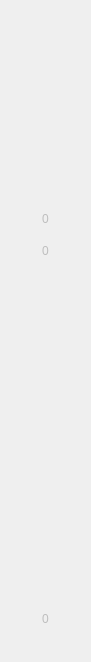
   <widget class="QWidget" name="gridLayoutWidget_7">
    <property name="geometry">
     <rect>
      <x>360</x>
      <y>40</y>
      <width>71</width>
      <height>601</height>
     </rect>
    </property>
    <layout class="QGridLayout" name="Dgrid">
     <property name="sizeConstraint">
      <enum>QLayout::SetDefaultConstraint</enum>
     </property>
     <property name="spacing">
      <number>0</number>
     </property>
     <item row="3" column="0">
      <widget class="QPushButton" name="D4">
       <property name="sizePolicy">
        <sizepolicy hsizetype="Fixed" vsizetype="Fixed">
         <horstretch>0</horstretch>
         <verstretch>0</verstretch>
        </sizepolicy>
       </property>
       <property name="minimumSize">
        <size>
         <width>69</width>
         <height>32</height>
        </size>
       </property>
       <property name="maximumSize">
        <size>
         <width>69</width>
         <height>32</height>
        </size>
       </property>
       <property name="text">
        <string> </string>
       </property>
       <property name="flat">
        <bool>true</bool>
       </property>
      </widget>
     </item>
     <item row="15" column="0">
      <widget class="QPushButton" name="D16">
       <property name="sizePolicy">
        <sizepolicy hsizetype="Fixed" vsizetype="Fixed">
         <horstretch>0</horstretch>
         <verstretch>0</verstretch>
        </sizepolicy>
       </property>
       <property name="minimumSize">
        <size>
         <width>69</width>
         <height>32</height>
        </size>
       </property>
       <property name="maximumSize">
        <size>
         <width>69</width>
         <height>32</height>
        </size>
       </property>
       <property name="text">
        <string> </string>
       </property>
       <property name="flat">
        <bool>true</bool>
       </property>
      </widget>
     </item>
     <item row="12" column="0">
      <widget class="QPushButton" name="D13">
       <property name="sizePolicy">
        <sizepolicy hsizetype="Fixed" vsizetype="Fixed">
         <horstretch>0</horstretch>
         <verstretch>0</verstretch>
        </sizepolicy>
       </property>
       <property name="minimumSize">
        <size>
         <width>69</width>
         <height>32</height>
        </size>
       </property>
       <property name="maximumSize">
        <size>
         <width>69</width>
         <height>32</height>
        </size>
       </property>
       <property name="text">
        <string> </string>
       </property>
       <property name="flat">
        <bool>true</bool>
       </property>
      </widget>
     </item>
     <item row="14" column="0">
      <widget class="QPushButton" name="D15">
       <property name="sizePolicy">
        <sizepolicy hsizetype="Fixed" vsizetype="Fixed">
         <horstretch>0</horstretch>
         <verstretch>0</verstretch>
        </sizepolicy>
       </property>
       <property name="minimumSize">
        <size>
         <width>69</width>
         <height>32</height>
        </size>
       </property>
       <property name="maximumSize">
        <size>
         <width>69</width>
         <height>32</height>
        </size>
       </property>
       <property name="text">
        <string> </string>
       </property>
       <property name="flat">
        <bool>true</bool>
       </property>
      </widget>
     </item>
     <item row="8" column="0">
      <widget class="QPushButton" name="D9">
       <property name="sizePolicy">
        <sizepolicy hsizetype="Fixed" vsizetype="Fixed">
         <horstretch>0</horstretch>
         <verstretch>0</verstretch>
        </sizepolicy>
       </property>
       <property name="minimumSize">
        <size>
         <width>69</width>
         <height>32</height>
        </size>
       </property>
       <property name="maximumSize">
        <size>
         <width>69</width>
         <height>32</height>
        </size>
       </property>
       <property name="text">
        <string> </string>
       </property>
       <property name="flat">
        <bool>true</bool>
       </property>
      </widget>
     </item>
     <item row="2" column="0">
      <widget class="QPushButton" name="D3">
       <property name="sizePolicy">
        <sizepolicy hsizetype="Fixed" vsizetype="Fixed">
         <horstretch>0</horstretch>
         <verstretch>0</verstretch>
        </sizepolicy>
       </property>
       <property name="minimumSize">
        <size>
         <width>69</width>
         <height>32</height>
        </size>
       </property>
       <property name="maximumSize">
        <size>
         <width>69</width>
         <height>32</height>
        </size>
       </property>
       <property name="text">
        <string> </string>
       </property>
       <property name="flat">
        <bool>true</bool>
       </property>
      </widget>
     </item>
     <item row="13" column="0">
      <widget class="QPushButton" name="D14">
       <property name="sizePolicy">
        <sizepolicy hsizetype="Fixed" vsizetype="Fixed">
         <horstretch>0</horstretch>
         <verstretch>0</verstretch>
        </sizepolicy>
       </property>
       <property name="minimumSize">
        <size>
         <width>69</width>
         <height>32</height>
        </size>
       </property>
       <property name="maximumSize">
        <size>
         <width>69</width>
         <height>32</height>
        </size>
       </property>
       <property name="text">
        <string> </string>
       </property>
       <property name="flat">
        <bool>true</bool>
       </property>
      </widget>
     </item>
     <item row="0" column="0">
      <widget class="QPushButton" name="D1">
       <property name="sizePolicy">
        <sizepolicy hsizetype="Fixed" vsizetype="Fixed">
         <horstretch>0</horstretch>
         <verstretch>0</verstretch>
        </sizepolicy>
       </property>
       <property name="minimumSize">
        <size>
         <width>69</width>
         <height>32</height>
        </size>
       </property>
       <property name="maximumSize">
        <size>
         <width>69</width>
         <height>32</height>
        </size>
       </property>
       <property name="text">
        <string> </string>
       </property>
       <property name="flat">
        <bool>true</bool>
       </property>
      </widget>
     </item>
     <item row="5" column="0">
      <widget class="QPushButton" name="D6">
       <property name="sizePolicy">
        <sizepolicy hsizetype="Fixed" vsizetype="Fixed">
         <horstretch>0</horstretch>
         <verstretch>0</verstretch>
        </sizepolicy>
       </property>
       <property name="minimumSize">
        <size>
         <width>69</width>
         <height>32</height>
        </size>
       </property>
       <property name="maximumSize">
        <size>
         <width>69</width>
         <height>32</height>
        </size>
       </property>
       <property name="text">
        <string> </string>
       </property>
       <property name="flat">
        <bool>true</bool>
       </property>
      </widget>
     </item>
     <item row="16" column="0">
      <widget class="QPushButton" name="D17">
       <property name="sizePolicy">
        <sizepolicy hsizetype="Fixed" vsizetype="Fixed">
         <horstretch>0</horstretch>
         <verstretch>0</verstretch>
        </sizepolicy>
       </property>
       <property name="minimumSize">
        <size>
         <width>69</width>
         <height>32</height>
        </size>
       </property>
       <property name="maximumSize">
        <size>
         <width>69</width>
         <height>32</height>
        </size>
       </property>
       <property name="text">
        <string> </string>
       </property>
       <property name="flat">
        <bool>true</bool>
       </property>
      </widget>
     </item>
     <item row="18" column="0" rowspan="2">
      <widget class="QPushButton" name="D19">
       <property name="enabled">
        <bool>false</bool>
       </property>
       <property name="sizePolicy">
        <sizepolicy hsizetype="Fixed" vsizetype="Fixed">
         <horstretch>0</horstretch>
         <verstretch>0</verstretch>
        </sizepolicy>
       </property>
       <property name="minimumSize">
        <size>
         <width>69</width>
         <height>64</height>
        </size>
       </property>
       <property name="maximumSize">
        <size>
         <width>69</width>
         <height>64</height>
        </size>
       </property>
       <property name="text">
        <string>0</string>
       </property>
       <property name="flat">
        <bool>true</bool>
       </property>
      </widget>
     </item>
     <item row="7" column="0">
      <widget class="QPushButton" name="D8">
       <property name="enabled">
        <bool>false</bool>
       </property>
       <property name="sizePolicy">
        <sizepolicy hsizetype="Fixed" vsizetype="Fixed">
         <horstretch>0</horstretch>
         <verstretch>0</verstretch>
        </sizepolicy>
       </property>
       <property name="minimumSize">
        <size>
         <width>69</width>
         <height>32</height>
        </size>
       </property>
       <property name="maximumSize">
        <size>
         <width>69</width>
         <height>32</height>
        </size>
       </property>
       <property name="text">
        <string>0</string>
       </property>
       <property name="flat">
        <bool>true</bool>
       </property>
      </widget>
     </item>
     <item row="9" column="0">
      <widget class="QPushButton" name="D10">
       <property name="sizePolicy">
        <sizepolicy hsizetype="Fixed" vsizetype="Fixed">
         <horstretch>0</horstretch>
         <verstretch>0</verstretch>
        </sizepolicy>
       </property>
       <property name="minimumSize">
        <size>
         <width>69</width>
         <height>32</height>
        </size>
       </property>
       <property name="maximumSize">
        <size>
         <width>69</width>
         <height>32</height>
        </size>
       </property>
       <property name="text">
        <string> </string>
       </property>
       <property name="flat">
        <bool>true</bool>
       </property>
      </widget>
     </item>
     <item row="11" column="0">
      <widget class="QPushButton" name="D12">
       <property name="sizePolicy">
        <sizepolicy hsizetype="Fixed" vsizetype="Fixed">
         <horstretch>0</horstretch>
         <verstretch>0</verstretch>
        </sizepolicy>
       </property>
       <property name="minimumSize">
        <size>
         <width>69</width>
         <height>32</height>
        </size>
       </property>
       <property name="maximumSize">
        <size>
         <width>69</width>
         <height>32</height>
        </size>
       </property>
       <property name="text">
        <string> </string>
       </property>
       <property name="flat">
        <bool>true</bool>
       </property>
      </widget>
     </item>
     <item row="1" column="0">
      <widget class="QPushButton" name="D2">
       <property name="sizePolicy">
        <sizepolicy hsizetype="Fixed" vsizetype="Fixed">
         <horstretch>0</horstretch>
         <verstretch>0</verstretch>
        </sizepolicy>
       </property>
       <property name="minimumSize">
        <size>
         <width>69</width>
         <height>32</height>
        </size>
       </property>
       <property name="maximumSize">
        <size>
         <width>69</width>
         <height>32</height>
        </size>
       </property>
       <property name="text">
        <string> </string>
       </property>
       <property name="flat">
        <bool>true</bool>
       </property>
      </widget>
     </item>
     <item row="10" column="0">
      <widget class="QPushButton" name="D11">
       <property name="sizePolicy">
        <sizepolicy hsizetype="Fixed" vsizetype="Fixed">
         <horstretch>0</horstretch>
         <verstretch>0</verstretch>
        </sizepolicy>
       </property>
       <property name="minimumSize">
        <size>
         <width>69</width>
         <height>32</height>
        </size>
       </property>
       <property name="maximumSize">
        <size>
         <width>69</width>
         <height>32</height>
        </size>
       </property>
       <property name="text">
        <string> </string>
       </property>
       <property name="flat">
        <bool>true</bool>
       </property>
      </widget>
     </item>
     <item row="17" column="0">
      <widget class="QPushButton" name="D18">
       <property name="sizePolicy">
        <sizepolicy hsizetype="Fixed" vsizetype="Fixed">
         <horstretch>0</horstretch>
         <verstretch>0</verstretch>
        </sizepolicy>
       </property>
       <property name="minimumSize">
        <size>
         <width>69</width>
         <height>32</height>
        </size>
       </property>
       <property name="maximumSize">
        <size>
         <width>69</width>
         <height>32</height>
        </size>
       </property>
       <property name="text">
        <string> </string>
       </property>
       <property name="flat">
        <bool>true</bool>
       </property>
      </widget>
     </item>
     <item row="4" column="0">
      <widget class="QPushButton" name="D5">
       <property name="sizePolicy">
        <sizepolicy hsizetype="Fixed" vsizetype="Fixed">
         <horstretch>0</horstretch>
         <verstretch>0</verstretch>
        </sizepolicy>
       </property>
       <property name="minimumSize">
        <size>
         <width>69</width>
         <height>32</height>
        </size>
       </property>
       <property name="maximumSize">
        <size>
         <width>69</width>
         <height>32</height>
        </size>
       </property>
       <property name="text">
        <string> </string>
       </property>
       <property name="flat">
        <bool>true</bool>
       </property>
      </widget>
     </item>
     <item row="6" column="0">
      <widget class="QPushButton" name="D7">
       <property name="enabled">
        <bool>false</bool>
       </property>
       <property name="sizePolicy">
        <sizepolicy hsizetype="Fixed" vsizetype="Fixed">
         <horstretch>0</horstretch>
         <verstretch>0</verstretch>
        </sizepolicy>
       </property>
       <property name="minimumSize">
        <size>
         <width>69</width>
         <height>32</height>
        </size>
       </property>
       <property name="maximumSize">
        <size>
         <width>69</width>
         <height>32</height>
        </size>
       </property>
       <property name="text">
        <string>0</string>
       </property>
       <property name="flat">
        <bool>true</bool>
       </property>
      </widget>
     </item>
    </layout>
   </widget>
